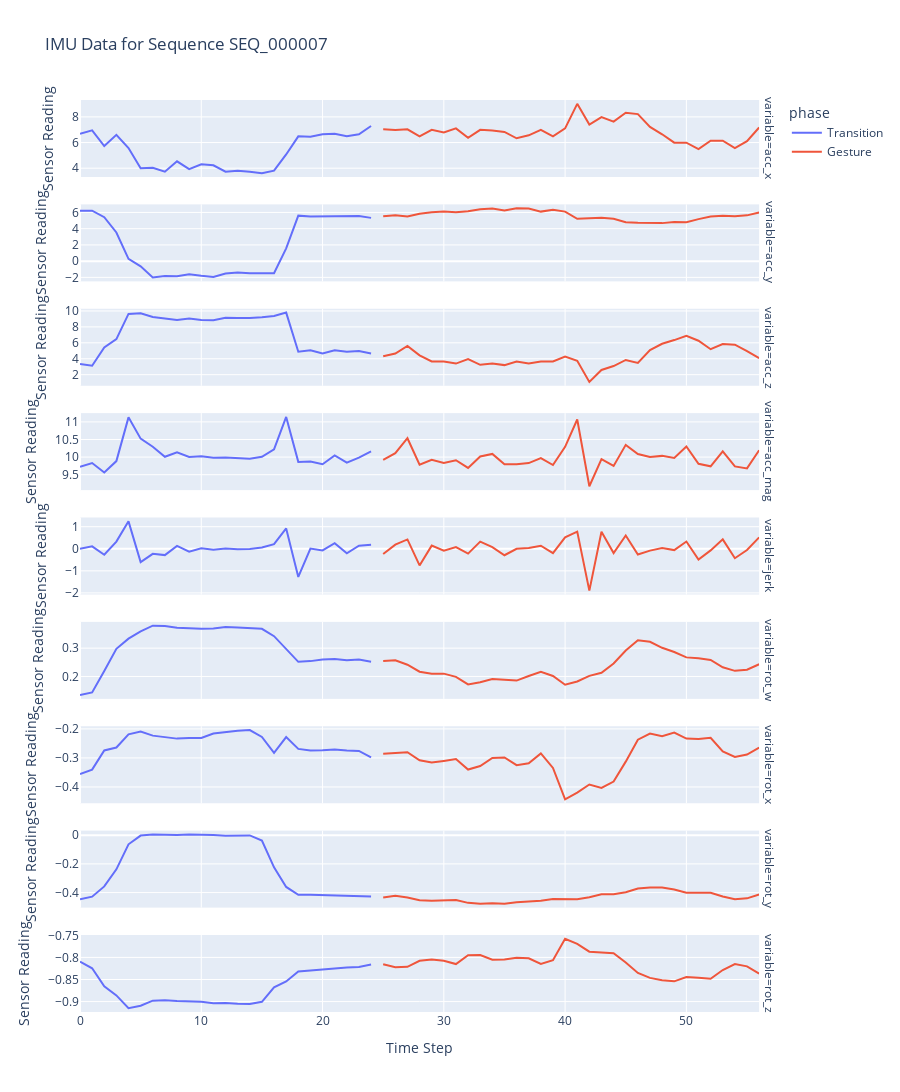
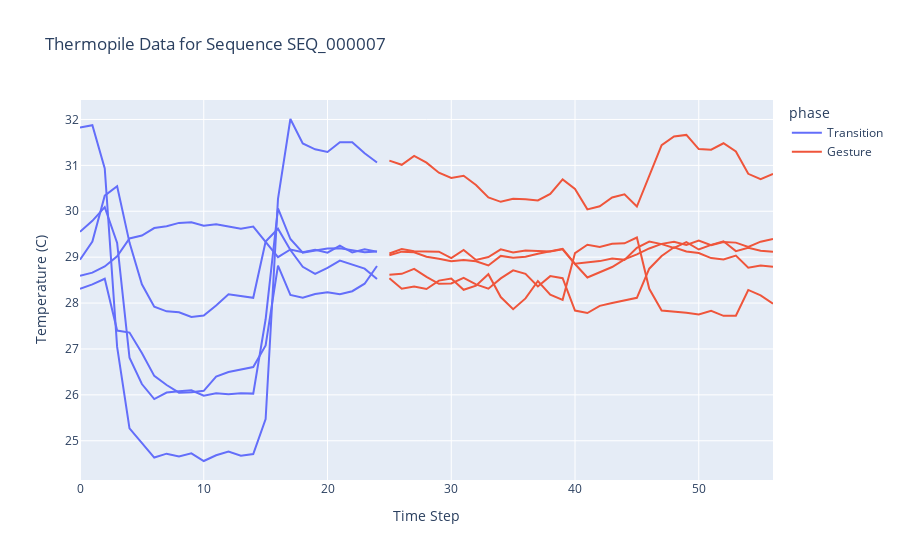

Source (notebook cell) for these figures, in order:
### Code cell
seq_id = train_full['sequence_id'].iloc[0]
visualize_full_sequence(train_full, example_sequence_id)

### Figure 1 — Plotly figure (JSON) as saved in the notebook; plotly's stock layout.template omitted (floating-point values rounded to 4 significant figures)
{"data": [{"hovertemplate": "phase=Transition<br>variable=acc_x<br>Time Step=%{x}<br>Sensor Reading=%{y}<extra></extra>", "legendgroup": "Transition", "line": {"color": "#636efa", "dash": "solid"}, "marker": {"symbol": "circle"}, "mode": "lines", "name": "Transition", "orientation": "v", "showlegend": true, "type": "scatter", "x": [0, 1, 2, 3, 4, 5, 6, 7, 8, 9, 10, 11, 12, 13, 14, 15, 16, 17, 18, 19, 20, 21, 22, 23, 24], "xaxis": "x9", "y": [6.684, 6.949, 5.723, 6.602, 5.566, 3.996, 4.035, 3.73, 4.535, 3.922, 4.305, 4.227, 3.73, 3.805, 3.73, 3.613, 3.805, 5.07, 6.484, 6.445, 6.645, 6.68, 6.484, 6.641, 7.293], "yaxis": "y9"}, {"hovertemplate": "phase=Transition<br>variable=acc_y<br>Time Step=%{x}<br>Sensor Reading=%{y}<extra></extra>", "legendgroup": "Transition", "line": {"color": "#636efa", "dash": "solid"}, "marker": {"symbol": "circle"}, "mode": "lines", "name": "Transition", "orientation": "v", "showlegend": false, "type": "scatter", "x": [0, 1, 2, 3, 4, 5, 6, 7, 8, 9, 10, 11, 12, 13, 14, 15, 16, 17, 18, 19, 20, 21, 22, 23, 24], "xaxis": "x8", "y": [6.215, 6.215, 5.41, 3.531, 0.2773, -0.6406, -2.02, -1.828, -1.867, -1.602, -1.793, -1.945, -1.523, -1.41, -1.484, -1.484, -1.484, 1.578, 5.602, 5.488, 5.488, 5.523, 5.562, 5.562, 5.332], "yaxis": "y8"}, {"hovertemplate": "phase=Transition<br>variable=acc_z<br>Time Step=%{x}<br>Sensor Reading=%{y}<extra></extra>", "legendgroup": "Transition", "line": {"color": "#636efa", "dash": "solid"}, "marker": {"symbol": "circle"}, "mode": "lines", "name": "Transition", "orientation": "v", "showlegend": false, "type": "scatter", "x": [0, 1, 2, 3, 4, 5, 6, 7, 8, 9, 10, 11, 12, 13, 14, 15, 16, 17, 18, 19, 20, 21, 22, 23, 24], "xaxis": "x7", "y": [3.355, 3.125, 5.422, 6.457, 9.633, 9.715, 9.254, 9.105, 8.871, 9.062, 8.871, 8.828, 9.141, 9.102, 9.105, 9.215, 9.367, 9.793, 4.887, 5.078, 4.656, 5.078, 4.887, 4.965, 4.656], "yaxis": "y7"}, {"hovertemplate": "phase=Transition<br>variable=acc_mag<br>Time Step=%{x}<br>Sensor Reading=%{y}<extra></extra>", "legendgroup": "Transition", "line": {"color": "#636efa", "dash": "solid"}, "marker": {"symbol": "circle"}, "mode": "lines", "name": "Transition", "orientation": "v", "showlegend": false, "type": "scatter", "x": [0, 1, 2, 3, 4, 5, 6, 7, 8, 9, 10, 11, 12, 13, 14, 15, 16, 17, 18, 19, 20, 21, 22, 23, 24], "xaxis": "x6", "y": [9.724, 9.833, 9.561, 9.887, 11.13, 10.52, 10.3, 10.01, 10.14, 10.0, 10.02, 9.979, 9.989, 9.965, 9.951, 10.01, 10.22, 11.14, 9.864, 9.872, 9.795, 10.05, 9.842, 9.984, 10.16], "yaxis": "y6"}, {"hovertemplate": "phase=Transition<br>variable=jerk<br>Time Step=%{x}<br>Sensor Reading=%{y}<extra></extra>", "legendgroup": "Transition", "line": {"color": "#636efa", "dash": "solid"}, "marker": {"symbol": "circle"}, "mode": "lines", "name": "Transition", "orientation": "v", "showlegend": false, "type": "scatter", "x": [0, 1, 2, 3, 4, 5, 6, 7, 8, 9, 10, 11, 12, 13, 14, 15, 16, 17, 18, 19, 20, 21, 22, 23, 24], "xaxis": "x5", "y": [0.0, 0.1088, -0.2715, 0.3254, 1.242, -0.6048, -0.2287, -0.287, 0.1282, -0.1328, 0.01829, -0.04287, 0.01024, -0.02434, -0.01372, 0.05727, 0.2101, 0.9213, -1.276, 0.007397, -0.07622, 0.2501, -0.2034, 0.1423, 0.1792], "yaxis": "y5"}, {"hovertemplate": "phase=Transition<br>variable=rot_w<br>Time Step=%{x}<br>Sensor Reading=%{y}<extra></extra>", "legendgroup": "Transition", "line": {"color": "#636efa", "dash": "solid"}, "marker": {"symbol": "circle"}, "mode": "lines", "name": "Transition", "orientation": "v", "showlegend": false, "type": "scatter", "x": [0, 1, 2, 3, 4, 5, 6, 7, 8, 9, 10, 11, 12, 13, 14, 15, 16, 17, 18, 19, 20, 21, 22, 23, 24], "xaxis": "x4", "y": [0.1344, 0.1435, 0.2191, 0.2975, 0.3336, 0.3594, 0.3793, 0.3782, 0.3719, 0.3698, 0.3682, 0.3694, 0.3744, 0.3726, 0.3716, 0.3682, 0.3423, 0.2968, 0.2517, 0.2542, 0.2603, 0.2613, 0.2571, 0.2599, 0.2518], "yaxis": "y4"}, {"hovertemplate": "phase=Transition<br>variable=rot_x<br>Time Step=%{x}<br>Sensor Reading=%{y}<extra></extra>", "legendgroup": "Transition", "line": {"color": "#636efa", "dash": "solid"}, "marker": {"symbol": "circle"}, "mode": "lines", "name": "Transition", "orientation": "v", "showlegend": false, "type": "scatter", "x": [0, 1, 2, 3, 4, 5, 6, 7, 8, 9, 10, 11, 12, 13, 14, 15, 16, 17, 18, 19, 20, 21, 22, 23, 24], "xaxis": "x3", "y": [-0.3552, -0.3403, -0.2742, -0.2642, -0.2186, -0.2094, -0.2233, -0.2296, -0.2335, -0.2316, -0.2316, -0.2158, -0.2106, -0.2068, -0.2042, -0.228, -0.2825, -0.2282, -0.2689, -0.2745, -0.2733, -0.2709, -0.2744, -0.2758, -0.298], "yaxis": "y3"}, {"hovertemplate": "phase=Transition<br>variable=rot_y<br>Time Step=%{x}<br>Sensor Reading=%{y}<extra></extra>", "legendgroup": "Transition", "line": {"color": "#636efa", "dash": "solid"}, "marker": {"symbol": "circle"}, "mode": "lines", "name": "Transition", "orientation": "v", "showlegend": false, "type": "scatter", "x": [0, 1, 2, 3, 4, 5, 6, 7, 8, 9, 10, 11, 12, 13, 14, 15, 16, 17, 18, 19, 20, 21, 22, 23, 24], "xaxis": "x2", "y": [-0.4473, -0.4286, -0.3569, -0.2382, -0.06354, -0.002808, 0.004578, 0.001648, 0.0009155, 0.004639, 0.005066, 0.002136, -0.003479, -0.002258, -0.001526, -0.0379, -0.2243, -0.3605, -0.415, -0.4147, -0.4174, -0.4216, -0.4261, -0.4257, -0.4266], "yaxis": "y2"}, {"hovertemplate": "phase=Transition<br>variable=rot_z<br>Time Step=%{x}<br>Sensor Reading=%{y}<extra></extra>", "legendgroup": "Transition", "line": {"color": "#636efa", "dash": "solid"}, "marker": {"symbol": "circle"}, "mode": "lines", "name": "Transition", "orientation": "v", "showlegend": false, "type": "scatter", "x": [0, 1, 2, 3, 4, 5, 6, 7, 8, 9, 10, 11, 12, 13, 14, 15, 16, 17, 18, 19, 20, 21, 22, 23, 24], "xaxis": "x", "y": [-0.8098, -0.8245, -0.8657, -0.886, -0.9149, -0.9094, -0.8979, -0.8968, -0.8984, -0.8998, -0.9005, -0.9039, -0.903, -0.9047, -0.9056, -0.9006, -0.8676, -0.8543, -0.832, -0.8295, -0.8266, -0.825, -0.8228, -0.8217, -0.8159], "yaxis": "y"}, {"hovertemplate": "phase=Gesture<br>variable=acc_x<br>Time Step=%{x}<br>Sensor Reading=%{y}<extra></extra>", "legendgroup": "Gesture", "line": {"color": "#EF553B", "dash": "solid"}, "marker": {"symbol": "circle"}, "mode": "lines", "name": "Gesture", "orientation": "v", "showlegend": true, "type": "scatter", "x": [25, 26, 27, 28, 29, 30, 31, 32, 33, 34, 35, 36, 37, 38, 39, 40, 41, 42, 43, 44, 45, 46, 47, 48, 49, 50, 51, 52, 53, 54, 55, 56], "xaxis": "x9", "y": [7.027, 6.984, 7.027, 6.488, 6.988, 6.789, 7.102, 6.367, 6.988, 6.945, 6.828, 6.332, 6.562, 6.984, 6.488, 7.102, 9.016, 7.406, 7.98, 7.633, 8.32, 8.215, 7.215, 6.645, 5.988, 5.988, 5.492, 6.141, 6.145, 5.566, 6.102, 7.172], "yaxis": "y9"}, {"hovertemplate": "phase=Gesture<br>variable=acc_y<br>Time Step=%{x}<br>Sensor Reading=%{y}<extra></extra>", "legendgroup": "Gesture", "line": {"color": "#EF553B", "dash": "solid"}, "marker": {"symbol": "circle"}, "mode": "lines", "name": "Gesture", "orientation": "v", "showlegend": false, "type": "scatter", "x": [25, 26, 27, 28, 29, 30, 31, 32, 33, 34, 35, 36, 37, 38, 39, 40, 41, 42, 43, 44, 45, 46, 47, 48, 49, 50, 51, 52, 53, 54, 55, 56], "xaxis": "x8", "y": [5.523, 5.641, 5.488, 5.832, 6.023, 6.102, 6.023, 6.137, 6.406, 6.484, 6.254, 6.52, 6.484, 6.102, 6.328, 6.102, 5.219, 5.297, 5.332, 5.219, 4.797, 4.719, 4.719, 4.684, 4.836, 4.797, 5.18, 5.488, 5.602, 5.523, 5.641, 5.984], "yaxis": "y8"}, {"hovertemplate": "phase=Gesture<br>variable=acc_z<br>Time Step=%{x}<br>Sensor Reading=%{y}<extra></extra>", "legendgroup": "Gesture", "line": {"color": "#EF553B", "dash": "solid"}, "marker": {"symbol": "circle"}, "mode": "lines", "name": "Gesture", "orientation": "v", "showlegend": false, "type": "scatter", "x": [25, 26, 27, 28, 29, 30, 31, 32, 33, 34, 35, 36, 37, 38, 39, 40, 41, 42, 43, 44, 45, 46, 47, 48, 49, 50, 51, 52, 53, 54, 55, 56], "xaxis": "x7", "y": [4.312, 4.656, 5.613, 4.426, 3.66, 3.66, 3.395, 3.969, 3.238, 3.395, 3.203, 3.66, 3.395, 3.66, 3.66, 4.273, 3.738, 1.094, 2.59, 3.086, 3.852, 3.469, 5.078, 5.883, 6.344, 6.875, 6.266, 5.195, 5.844, 5.77, 4.965, 4.082], "yaxis": "y7"}, {"hovertemplate": "phase=Gesture<br>variable=acc_mag<br>Time Step=%{x}<br>Sensor Reading=%{y}<extra></extra>", "legendgroup": "Gesture", "line": {"color": "#EF553B", "dash": "solid"}, "marker": {"symbol": "circle"}, "mode": "lines", "name": "Gesture", "orientation": "v", "showlegend": false, "type": "scatter", "x": [25, 26, 27, 28, 29, 30, 31, 32, 33, 34, 35, 36, 37, 38, 39, 40, 41, 42, 43, 44, 45, 46, 47, 48, 49, 50, 51, 52, 53, 54, 55, 56], "xaxis": "x6", "y": [9.924, 10.11, 10.54, 9.783, 9.925, 9.834, 9.911, 9.693, 10.02, 10.09, 9.798, 9.798, 9.83, 9.97, 9.774, 10.29, 11.07, 9.171, 9.941, 9.748, 10.35, 10.09, 10.01, 10.03, 9.974, 10.3, 9.811, 9.738, 10.16, 9.736, 9.68, 10.19], "yaxis": "y6"}, {"hovertemplate": "phase=Gesture<br>variable=jerk<br>Time Step=%{x}<br>Sensor Reading=%{y}<extra></extra>", "legendgroup": "Gesture", "line": {"color": "#EF553B", "dash": "solid"}, "marker": {"symbol": "circle"}, "mode": "lines", "name": "Gesture", "orientation": "v", "showlegend": false, "type": "scatter", "x": [25, 26, 27, 28, 29, 30, 31, 32, 33, 34, 35, 36, 37, 38, 39, 40, 41, 42, 43, 44, 45, 46, 47, 48, 49, 50, 51, 52, 53, 54, 55, 56], "xaxis": "x5", "y": [-0.2394, 0.1891, 0.423, -0.7538, 0.1429, -0.09096, 0.07696, -0.2186, 0.3253, 0.07185, -0.2923, 5.139e-05, 0.03264, 0.1399, -0.1959, 0.5175, 0.7757, -1.897, 0.7702, -0.1934, 0.5998, -0.2588, -0.08334, 0.02921, -0.06019, 0.3278, -0.4914, -0.07323, 0.4252, -0.4272, -0.0559, 0.5141], "yaxis": "y5"}, {"hovertemplate": "phase=Gesture<br>variable=rot_w<br>Time Step=%{x}<br>Sensor Reading=%{y}<extra></extra>", "legendgroup": "Gesture", "line": {"color": "#EF553B", "dash": "solid"}, "marker": {"symbol": "circle"}, "mode": "lines", "name": "Gesture", "orientation": "v", "showlegend": false, "type": "scatter", "x": [25, 26, 27, 28, 29, 30, 31, 32, 33, 34, 35, 36, 37, 38, 39, 40, 41, 42, 43, 44, 45, 46, 47, 48, 49, 50, 51, 52, 53, 54, 55, 56], "xaxis": "x4", "y": [0.2546, 0.257, 0.2416, 0.2167, 0.2096, 0.21, 0.1988, 0.1719, 0.1795, 0.1909, 0.1885, 0.1854, 0.2015, 0.2166, 0.2016, 0.1709, 0.1821, 0.202, 0.2132, 0.246, 0.2917, 0.3279, 0.3226, 0.3013, 0.2864, 0.2674, 0.2642, 0.2581, 0.2324, 0.2198, 0.2241, 0.2432], "yaxis": "y4"}, {"hovertemplate": "phase=Gesture<br>variable=rot_x<br>Time Step=%{x}<br>Sensor Reading=%{y}<extra></extra>", "legendgroup": "Gesture", "line": {"color": "#EF553B", "dash": "solid"}, "marker": {"symbol": "circle"}, "mode": "lines", "name": "Gesture", "orientation": "v", "showlegend": false, "type": "scatter", "x": [25, 26, 27, 28, 29, 30, 31, 32, 33, 34, 35, 36, 37, 38, 39, 40, 41, 42, 43, 44, 45, 46, 47, 48, 49, 50, 51, 52, 53, 54, 55, 56], "xaxis": "x3", "y": [-0.2856, -0.2819, -0.2805, -0.3079, -0.3159, -0.3102, -0.3039, -0.3401, -0.3281, -0.3002, -0.2983, -0.325, -0.3185, -0.2843, -0.3344, -0.4429, -0.4196, -0.3915, -0.4032, -0.3814, -0.3128, -0.2371, -0.2159, -0.2256, -0.213, -0.2335, -0.2345, -0.2305, -0.278, -0.2964, -0.2883, -0.2646], "yaxis": "y3"}, {"hovertemplate": "phase=Gesture<br>variable=rot_y<br>Time Step=%{x}<br>Sensor Reading=%{y}<extra></extra>", "legendgroup": "Gesture", "line": {"color": "#EF553B", "dash": "solid"}, "marker": {"symbol": "circle"}, "mode": "lines", "name": "Gesture", "orientation": "v", "showlegend": false, "type": "scatter", "x": [25, 26, 27, 28, 29, 30, 31, 32, 33, 34, 35, 36, 37, 38, 39, 40, 41, 42, 43, 44, 45, 46, 47, 48, 49, 50, 51, 52, 53, 54, 55, 56], "xaxis": "x2", "y": [-0.4348, -0.4224, -0.4343, -0.4539, -0.4567, -0.4554, -0.4516, -0.4716, -0.478, -0.4741, -0.4777, -0.4681, -0.4636, -0.4562, -0.4443, -0.4474, -0.4459, -0.4319, -0.4117, -0.4111, -0.3981, -0.3722, -0.3647, -0.3651, -0.3782, -0.4014, -0.3997, -0.401, -0.4268, -0.4467, -0.4403, -0.4136], "yaxis": "y2"}, {"hovertemplate": "phase=Gesture<br>variable=rot_z<br>Time Step=%{x}<br>Sensor Reading=%{y}<extra></extra>", "legendgroup": "Gesture", "line": {"color": "#EF553B", "dash": "solid"}, "marker": {"symbol": "circle"}, "mode": "lines", "name": "Gesture", "orientation": "v", "showlegend": false, "type": "scatter", "x": [25, 26, 27, 28, 29, 30, 31, 32, 33, 34, 35, 36, 37, 38, 39, 40, 41, 42, 43, 44, 45, 46, 47, 48, 49, 50, 51, 52, 53, 54, 55, 56], "xaxis": "x", "y": [-0.8152, -0.8222, -0.8212, -0.8076, -0.8048, -0.8076, -0.815, -0.7952, -0.7948, -0.8054, -0.8046, -0.8006, -0.8019, -0.8149, -0.8063, -0.7579, -0.7694, -0.787, -0.7889, -0.7905, -0.8116, -0.8353, -0.8464, -0.8515, -0.8542, -0.8443, -0.8459, -0.8482, -0.8286, -0.8151, -0.8203, -0.8365], "yaxis": "y"}], "layout": {"annotations": [{"font": {}, "showarrow": false, "text": "variable=rot_z", "textangle": 90, "x": 0.98, "xanchor": "left", "xref": "paper", "y": 0.04222, "yanchor": "middle", "yref": "paper"}, {"font": {}, "showarrow": false, "text": "variable=rot_y", "textangle": 90, "x": 0.98, "xanchor": "left", "xref": "paper", "y": 0.1567, "yanchor": "middle", "yref": "paper"}, {"font": {}, "showarrow": false, "text": "variable=rot_x", "textangle": 90, "x": 0.98, "xanchor": "left", "xref": "paper", "y": 0.2711, "yanchor": "middle", "yref": "paper"}, {"font": {}, "showarrow": false, "text": "variable=rot_w", "textangle": 90, "x": 0.98, "xanchor": "left", "xref": "paper", "y": 0.3856, "yanchor": "middle", "yref": "paper"}, {"font": {}, "showarrow": false, "text": "variable=jerk", "textangle": 90, "x": 0.98, "xanchor": "left", "xref": "paper", "y": 0.5, "yanchor": "middle", "yref": "paper"}, {"font": {}, "showarrow": false, "text": "variable=acc_mag", "textangle": 90, "x": 0.98, "xanchor": "left", "xref": "paper", "y": 0.6144, "yanchor": "middle", "yref": "paper"}, {"font": {}, "showarrow": false, "text": "variable=acc_z", "textangle": 90, "x": 0.98, "xanchor": "left", "xref": "paper", "y": 0.7289, "yanchor": "middle", "yref": "paper"}, {"font": {}, "showarrow": false, "text": "variable=acc_y", "textangle": 90, "x": 0.98, "xanchor": "left", "xref": "paper", "y": 0.8433, "yanchor": "middle", "yref": "paper"}, {"font": {}, "showarrow": false, "text": "variable=acc_x", "textangle": 90, "x": 0.98, "xanchor": "left", "xref": "paper", "y": 0.9578, "yanchor": "middle", "yref": "paper"}], "height": 1200, "legend": {"title": {"text": "phase"}, "tracegroupgap": 0}, "title": {"text": "IMU Data for Sequence SEQ_000007"}, "xaxis": {"anchor": "y", "domain": [0, 0.98], "title": {"text": "Time Step"}}, "xaxis2": {"anchor": "y2", "domain": [0, 0.98], "matches": "x", "showticklabels": false}, "xaxis3": {"anchor": "y3", "domain": [0, 0.98], "matches": "x", "showticklabels": false}, "xaxis4": {"anchor": "y4", "domain": [0, 0.98], "matches": "x", "showticklabels": false}, "xaxis5": {"anchor": "y5", "domain": [0, 0.98], "matches": "x", "showticklabels": false}, "xaxis6": {"anchor": "y6", "domain": [0, 0.98], "matches": "x", "showticklabels": false}, "xaxis7": {"anchor": "y7", "domain": [0, 0.98], "matches": "x", "showticklabels": false}, "xaxis8": {"anchor": "y8", "domain": [0, 0.98], "matches": "x", "showticklabels": false}, "xaxis9": {"anchor": "y9", "domain": [0, 0.98], "matches": "x", "showticklabels": false}, "yaxis": {"anchor": "x", "domain": [0, 0.08444], "title": {"text": "Sensor Reading"}}, "yaxis2": {"anchor": "x2", "domain": [0.1144, 0.1989], "title": {"text": "Sensor Reading"}}, "yaxis3": {"anchor": "x3", "domain": [0.2289, 0.3133], "title": {"text": "Sensor Reading"}}, "yaxis4": {"anchor": "x4", "domain": [0.3433, 0.4278], "title": {"text": "Sensor Reading"}}, "yaxis5": {"anchor": "x5", "domain": [0.4578, 0.5422], "title": {"text": "Sensor Reading"}}, "yaxis6": {"anchor": "x6", "domain": [0.5722, 0.6567], "title": {"text": "Sensor Reading"}}, "yaxis7": {"anchor": "x7", "domain": [0.6867, 0.7711], "title": {"text": "Sensor Reading"}}, "yaxis8": {"anchor": "x8", "domain": [0.8011, 0.8856], "title": {"text": "Sensor Reading"}}, "yaxis9": {"anchor": "x9", "domain": [0.9156, 1], "title": {"text": "Sensor Reading"}}}}

### Figure 2 — Plotly figure (JSON) as saved in the notebook; plotly's stock layout.template omitted (floating-point values rounded to 4 significant figures)
{"data": [{"hovertemplate": "phase=Transition<br>variable=thm_1<br>Time Step=%{x}<br>Temperature (C)=%{y}<extra></extra>", "legendgroup": "Transition", "line": {"color": "#636efa", "dash": "solid"}, "marker": {"symbol": "circle"}, "mode": "lines", "name": "Transition", "orientation": "v", "showlegend": true, "type": "scatter", "x": [0, 1, 2, 3, 4, 5, 6, 7, 8, 9, 10, 11, 12, 13, 14, 15, 16, 17, 18, 19, 20, 21, 22, 23, 24], "xaxis": "x", "y": [28.94, 29.34, 30.34, 30.54, 29.32, 28.41, 27.92, 27.82, 27.8, 27.7, 27.73, 27.95, 28.19, 28.15, 28.11, 29.34, 29.62, 29.16, 28.79, 28.64, 28.77, 28.92, 28.84, 28.75, 28.53], "yaxis": "y"}, {"hovertemplate": "phase=Transition<br>variable=thm_2<br>Time Step=%{x}<br>Temperature (C)=%{y}<extra></extra>", "legendgroup": "Transition", "line": {"color": "#636efa", "dash": "solid"}, "marker": {"symbol": "circle"}, "mode": "lines", "name": "Transition", "orientation": "v", "showlegend": false, "type": "scatter", "x": [0, 1, 2, 3, 4, 5, 6, 7, 8, 9, 10, 11, 12, 13, 14, 15, 16, 17, 18, 19, 20, 21, 22, 23, 24], "xaxis": "x", "y": [31.82, 31.87, 30.94, 27.04, 25.27, 24.96, 24.63, 24.72, 24.66, 24.73, 24.56, 24.68, 24.76, 24.68, 24.71, 25.47, 30.27, 32.01, 31.48, 31.35, 31.29, 31.5, 31.51, 31.26, 31.06], "yaxis": "y"}, {"hovertemplate": "phase=Transition<br>variable=thm_3<br>Time Step=%{x}<br>Temperature (C)=%{y}<extra></extra>", "legendgroup": "Transition", "line": {"color": "#636efa", "dash": "solid"}, "marker": {"symbol": "circle"}, "mode": "lines", "name": "Transition", "orientation": "v", "showlegend": false, "type": "scatter", "x": [0, 1, 2, 3, 4, 5, 6, 7, 8, 9, 10, 11, 12, 13, 14, 15, 16, 17, 18, 19, 20, 21, 22, 23, 24], "xaxis": "x", "y": [29.55, 29.79, 30.09, 29.31, 26.81, 26.24, 25.91, 26.05, 26.08, 26.1, 25.98, 26.04, 26.02, 26.04, 26.03, 27.65, 30.06, 29.4, 29.1, 29.14, 29.19, 29.19, 29.14, 29.11, 29.12], "yaxis": "y"}, {"hovertemplate": "phase=Transition<br>variable=thm_4<br>Time Step=%{x}<br>Temperature (C)=%{y}<extra></extra>", "legendgroup": "Transition", "line": {"color": "#636efa", "dash": "solid"}, "marker": {"symbol": "circle"}, "mode": "lines", "name": "Transition", "orientation": "v", "showlegend": false, "type": "scatter", "x": [0, 1, 2, 3, 4, 5, 6, 7, 8, 9, 10, 11, 12, 13, 14, 15, 16, 17, 18, 19, 20, 21, 22, 23, 24], "xaxis": "x", "y": [28.59, 28.66, 28.8, 29.02, 29.41, 29.47, 29.63, 29.67, 29.75, 29.76, 29.68, 29.72, 29.67, 29.62, 29.67, 29.33, 29.0, 29.17, 29.11, 29.16, 29.1, 29.25, 29.1, 29.17, 29.12], "yaxis": "y"}, {"hovertemplate": "phase=Transition<br>variable=thm_5<br>Time Step=%{x}<br>Temperature (C)=%{y}<extra></extra>", "legendgroup": "Transition", "line": {"color": "#636efa", "dash": "solid"}, "marker": {"symbol": "circle"}, "mode": "lines", "name": "Transition", "orientation": "v", "showlegend": false, "type": "scatter", "x": [0, 1, 2, 3, 4, 5, 6, 7, 8, 9, 10, 11, 12, 13, 14, 15, 16, 17, 18, 19, 20, 21, 22, 23, 24], "xaxis": "x", "y": [28.31, 28.41, 28.53, 27.4, 27.36, 26.91, 26.41, 26.21, 26.05, 26.06, 26.09, 26.4, 26.5, 26.55, 26.61, 27.08, 28.82, 28.18, 28.12, 28.2, 28.23, 28.19, 28.26, 28.42, 28.81], "yaxis": "y"}, {"hovertemplate": "phase=Gesture<br>variable=thm_1<br>Time Step=%{x}<br>Temperature (C)=%{y}<extra></extra>", "legendgroup": "Gesture", "line": {"color": "#EF553B", "dash": "solid"}, "marker": {"symbol": "circle"}, "mode": "lines", "name": "Gesture", "orientation": "v", "showlegend": true, "type": "scatter", "x": [25, 26, 27, 28, 29, 30, 31, 32, 33, 34, 35, 36, 37, 38, 39, 40, 41, 42, 43, 44, 45, 46, 47, 48, 49, 50, 51, 52, 53, 54, 55, 56], "xaxis": "x", "y": [28.62, 28.64, 28.75, 28.57, 28.42, 28.43, 28.55, 28.41, 28.31, 28.54, 28.71, 28.64, 28.36, 28.59, 28.54, 27.84, 27.78, 27.94, 28.0, 28.05, 28.11, 28.75, 29.02, 29.22, 29.12, 29.09, 28.98, 28.95, 29.03, 28.77, 28.82, 28.79], "yaxis": "y"}, {"hovertemplate": "phase=Gesture<br>variable=thm_2<br>Time Step=%{x}<br>Temperature (C)=%{y}<extra></extra>", "legendgroup": "Gesture", "line": {"color": "#EF553B", "dash": "solid"}, "marker": {"symbol": "circle"}, "mode": "lines", "name": "Gesture", "orientation": "v", "showlegend": false, "type": "scatter", "x": [25, 26, 27, 28, 29, 30, 31, 32, 33, 34, 35, 36, 37, 38, 39, 40, 41, 42, 43, 44, 45, 46, 47, 48, 49, 50, 51, 52, 53, 54, 55, 56], "xaxis": "x", "y": [31.1, 31.01, 31.21, 31.06, 30.84, 30.73, 30.77, 30.57, 30.3, 30.21, 30.27, 30.26, 30.23, 30.38, 30.69, 30.49, 30.04, 30.11, 30.3, 30.37, 30.1, 30.77, 31.44, 31.63, 31.66, 31.35, 31.34, 31.48, 31.3, 30.82, 30.7, 30.82], "yaxis": "y"}, {"hovertemplate": "phase=Gesture<br>variable=thm_3<br>Time Step=%{x}<br>Temperature (C)=%{y}<extra></extra>", "legendgroup": "Gesture", "line": {"color": "#EF553B", "dash": "solid"}, "marker": {"symbol": "circle"}, "mode": "lines", "name": "Gesture", "orientation": "v", "showlegend": false, "type": "scatter", "x": [25, 26, 27, 28, 29, 30, 31, 32, 33, 34, 35, 36, 37, 38, 39, 40, 41, 42, 43, 44, 45, 46, 47, 48, 49, 50, 51, 52, 53, 54, 55, 56], "xaxis": "x", "y": [29.08, 29.18, 29.13, 29.12, 29.12, 28.98, 29.16, 28.94, 29.0, 29.17, 29.1, 29.15, 29.13, 29.12, 29.17, 28.85, 28.56, 28.68, 28.79, 28.95, 29.06, 29.19, 29.29, 29.34, 29.27, 29.36, 29.26, 29.33, 29.32, 29.22, 29.34, 29.4], "yaxis": "y"}, {"hovertemplate": "phase=Gesture<br>variable=thm_4<br>Time Step=%{x}<br>Temperature (C)=%{y}<extra></extra>", "legendgroup": "Gesture", "line": {"color": "#EF553B", "dash": "solid"}, "marker": {"symbol": "circle"}, "mode": "lines", "name": "Gesture", "orientation": "v", "showlegend": false, "type": "scatter", "x": [25, 26, 27, 28, 29, 30, 31, 32, 33, 34, 35, 36, 37, 38, 39, 40, 41, 42, 43, 44, 45, 46, 47, 48, 49, 50, 51, 52, 53, 54, 55, 56], "xaxis": "x", "y": [29.04, 29.12, 29.1, 29.01, 28.96, 28.91, 28.94, 28.91, 28.82, 29.03, 28.99, 29.01, 29.07, 29.12, 29.18, 28.86, 28.88, 28.91, 28.97, 28.94, 29.2, 29.34, 29.28, 29.2, 29.33, 29.17, 29.27, 29.35, 29.13, 29.2, 29.14, 29.12], "yaxis": "y"}, {"hovertemplate": "phase=Gesture<br>variable=thm_5<br>Time Step=%{x}<br>Temperature (C)=%{y}<extra></extra>", "legendgroup": "Gesture", "line": {"color": "#EF553B", "dash": "solid"}, "marker": {"symbol": "circle"}, "mode": "lines", "name": "Gesture", "orientation": "v", "showlegend": false, "type": "scatter", "x": [25, 26, 27, 28, 29, 30, 31, 32, 33, 34, 35, 36, 37, 38, 39, 40, 41, 42, 43, 44, 45, 46, 47, 48, 49, 50, 51, 52, 53, 54, 55, 56], "xaxis": "x", "y": [28.54, 28.31, 28.36, 28.31, 28.49, 28.53, 28.29, 28.38, 28.63, 28.13, 27.87, 28.1, 28.48, 28.18, 28.07, 29.09, 29.27, 29.22, 29.29, 29.3, 29.43, 28.31, 27.84, 27.82, 27.79, 27.75, 27.83, 27.72, 27.73, 28.29, 28.17, 27.99], "yaxis": "y"}], "layout": {"legend": {"title": {"text": "phase"}, "tracegroupgap": 0}, "title": {"text": "Thermopile Data for Sequence SEQ_000007"}, "xaxis": {"anchor": "y", "domain": [0, 1], "title": {"text": "Time Step"}}, "yaxis": {"anchor": "x", "domain": [0, 1], "title": {"text": "Temperature (C)"}}}}
